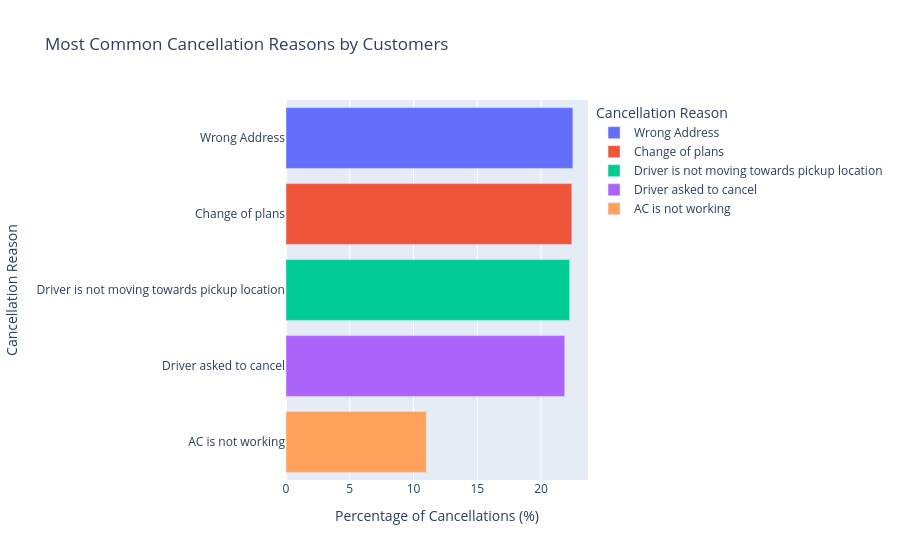

This figure's notebook cell:
### Markdown cell above
## 3- What is the most common cancellation reason?

### Code cell
# Using Plotly
customer_cancel_reasons = (
    df_canceled_rides['Reason for cancelling by Customer']
    .value_counts(normalize=True)
    .mul(100)
    .reset_index()
)

customer_cancel_reasons.columns = ['Cancellation Reason', 'Percentage']

fig = px.bar(customer_cancel_reasons,
            y='Cancellation Reason',
            x='Percentage',
            color='Cancellation Reason',
            title='Most Common Cancellation Reasons by Customers',
            labels={
                'Percentage': 'Percentage of Cancellations (%)',
                'Cancellation Reason': 'Cancellation Reason'
            }
)
fig.show()

### Figure 1 — Plotly figure (JSON) as saved in the notebook; plotly's stock layout.template omitted (floating-point values rounded to 4 significant figures)
{"data": [{"hovertemplate": "Cancellation Reason=%{y}<br>Percentage of Cancellations (%)=%{x}<extra></extra>", "legendgroup": "Wrong Address", "marker": {"color": "#636efa", "pattern": {"shape": ""}}, "name": "Wrong Address", "orientation": "h", "showlegend": true, "textposition": "auto", "type": "bar", "x": [22.5], "xaxis": "x", "y": ["Wrong Address"], "yaxis": "y"}, {"hovertemplate": "Cancellation Reason=%{y}<br>Percentage of Cancellations (%)=%{x}<extra></extra>", "legendgroup": "Change of plans", "marker": {"color": "#EF553B", "pattern": {"shape": ""}}, "name": "Change of plans", "orientation": "h", "showlegend": true, "textposition": "auto", "type": "bar", "x": [22.41], "xaxis": "x", "y": ["Change of plans"], "yaxis": "y"}, {"hovertemplate": "Cancellation Reason=%{y}<br>Percentage of Cancellations (%)=%{x}<extra></extra>", "legendgroup": "Driver is not moving towards pickup location", "marker": {"color": "#00cc96", "pattern": {"shape": ""}}, "name": "Driver is not moving towards pickup location", "orientation": "h", "showlegend": true, "textposition": "auto", "type": "bar", "x": [22.24], "xaxis": "x", "y": ["Driver is not moving towards pickup location"], "yaxis": "y"}, {"hovertemplate": "Cancellation Reason=%{y}<br>Percentage of Cancellations (%)=%{x}<extra></extra>", "legendgroup": "Driver asked to cancel", "marker": {"color": "#ab63fa", "pattern": {"shape": ""}}, "name": "Driver asked to cancel", "orientation": "h", "showlegend": true, "textposition": "auto", "type": "bar", "x": [21.86], "xaxis": "x", "y": ["Driver asked to cancel"], "yaxis": "y"}, {"hovertemplate": "Cancellation Reason=%{y}<br>Percentage of Cancellations (%)=%{x}<extra></extra>", "legendgroup": "AC is not working", "marker": {"color": "#FFA15A", "pattern": {"shape": ""}}, "name": "AC is not working", "orientation": "h", "showlegend": true, "textposition": "auto", "type": "bar", "x": [11.0], "xaxis": "x", "y": ["AC is not working"], "yaxis": "y"}], "layout": {"barmode": "relative", "legend": {"title": {"text": "Cancellation Reason"}, "tracegroupgap": 0}, "title": {"text": "Most Common Cancellation Reasons by Customers"}, "xaxis": {"anchor": "y", "domain": [0, 1], "title": {"text": "Percentage of Cancellations (%)"}}, "yaxis": {"anchor": "x", "categoryarray": ["AC is not working", "Driver asked to cancel", "Driver is not moving towards pickup location", "Change of plans", "Wrong Address"], "categoryorder": "array", "domain": [0, 1], "title": {"text": "Cancellation Reason"}}}}
